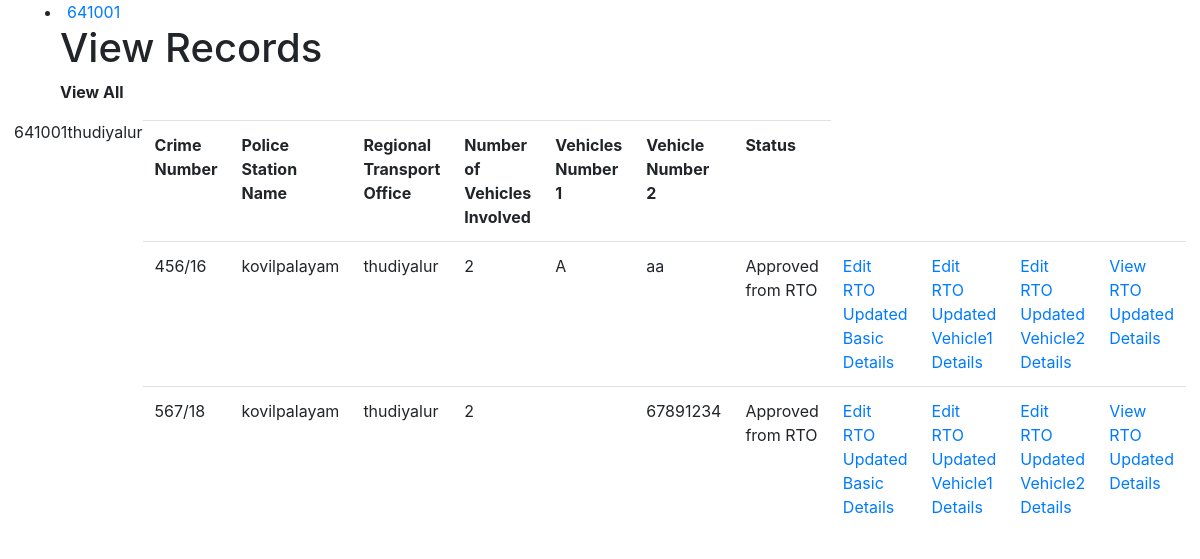
The page /RTO/view.php (signed in) on the database its author committed.
### tables this page shows
CREATE TABLE `rto` (
  `zone` varchar(50) NOT NULL,
  `district` varchar(50) NOT NULL,
  `rto` varchar(50) NOT NULL,
  `unit` varchar(50) NOT NULL,
  `cno` varchar(50) NOT NULL,
  `policestation` varchar(50) NOT NULL,
  `requestform` varchar(50) NOT NULL,
  `dateofrequest` date NOT NULL,
  `timeofrequest` time(6) NOT NULL,
  `inspectiondate` date NOT NULL,
  `inspectiontime` time(6) NOT NULL,
  `inspectionplace` varchar(50) NOT NULL,
  `submittedby` varchar(50) NOT NULL,
  `gpf` varchar(50) NOT NULL,
  `noofvehicleinvolved` varchar(50) NOT NULL,
  `regno1` varchar(18) NOT NULL,
  `regno2` varchar(18) NOT NULL,
  `natureofaccident` varchar(50) NOT NULL,
  `causeofaccident` varchar(50) NOT NULL,
  `remedies` varchar(50) NOT NULL,
  `concerneddept` varchar(50) NOT NULL,
  `administrativeoffc` varchar(50) NOT NULL,
  `appxcost` varchar(50) NOT NULL,
  `status` text NOT NULL
);

### RTO/view.php (the view, shortened to what this page needs)
<!DOCTYPE HTML PUBLIC "-//W3C//DTD HTML 4.01//EN" "http://www.w3.org/TR/html4/strict.dtd">
<html>
<head>
<link rel="stylesheet" type="text/css" href="https://maxcdn.bootstrapcdn.com/bootstrap/4.0.0/css/bootstrap.min.css">
</head>
<body>
<div class="container">
   <?php
                            if(isset($_SESSION['id']) && !empty($_SESSION['id'])) {
                        ?>
                        <li>
                            <a href="#"><?php echo  $_SESSION['id'];?></a>
                        </li>
                        <?php
                            }
                            ?>
<div class="container">
<h1>View Records</h1>
<p><b>View All</b></p>
<div class="table table-hover  d-flex justify-content-center w-100" >
   <table class="thead-dark">
   <?php
   $dbhost = 'localhost:3306';
   $dbuser = 'root';
   $dbpass = '';
   $dbname = 'police';
   $conn = mysqli_connect($dbhost, $dbuser, $dbpass,$dbname);
include_once("connect.php");
 $id = $_SESSION['id'];
$result = mysqli_query($mysqli, "SELECT * FROM rtologin WHERE id='$id'");
while($res = mysqli_fetch_array($result))
{
$unit = $res['unit'];
}
   $sql = "SELECT cno,policestation,unit,noofvehicleinvolved,regno1,regno2,status FROM rto WHERE unit='$unit'";
   if($result = mysqli_query($conn, $sql)) {
      if(mysqli_num_rows($result) > 0) {
         echo "<table>";
         echo "<tr>";
         echo "<th>Crime Number</th>";
         echo "<th>Police Station Name</th>";
         echo "<th>Regional Transport Office</th>";
         echo "<th>Number of Vehicles Involved</th>";
         echo "<th>Vehicles Number 1</th>";
         echo "<th>Vehicle Number 2</th>";
         echo "<th>Status</th>";
         echo "</tr>";
         while($row = mysqli_fetch_array($result)){
            echo "<tr>";
            echo "<td>" . $row['cno'] . "</td>";
            echo "<td>" . $row['policestation'] . "</td>";
        echo "<td>" . $row['unit'] . "</td>";
            echo "<td>" . $row['noofvehicleinvolved'] . "</td>";
            echo "<td>" . $row['regno1'] . "</td>";
            echo "<td>" . $row['regno2'] . "</td>";
            echo "<td>" . $row['status'] . "</td>";
            echo "<td><a href='editrto.php?crimenumber=" . $row['cno'] . "'>Edit RTO Updated Basic Details</a></td>";
            echo "<td><a href='editrtov1.php?crimenumber=" . $row['cno'] . "'>Edit RTO Updated Vehicle1 Details</a></td>";
            echo "<td><a href='editrtov2.php?crimenumber=" . $row['cno'] . "'>Edit RTO Updated Vehicle2 Details</a></td>";
            echo "<td><a href='rto.php?crimenumber=" . $row['cno'] . "'>View RTO Updated Details</a></td>";
            echo "</tr>";
         }
         echo "</table>";
      } else {
         echo "No records matching your query were found.";
      }
   } else {
      echo "ERROR: Could not able to execute $sql. " . mysqli_error($conn);
   }
?>
</div>
</div>
</body>
</html>

### rows shown on the page
rto: cno "456/16", policestation "kovilpalayam", unit "thudiyalur", noofvehicleinvolved "2", regno1 "A", regno2 "aa", status "Approved from RTO"
rto: cno "567/18", policestation "kovilpalayam", unit "thudiyalur", noofvehicleinvolved "2", regno2 "67891234", status "Approved from RTO"

### other values the page prints
$_SESSION['id'] "641001"
